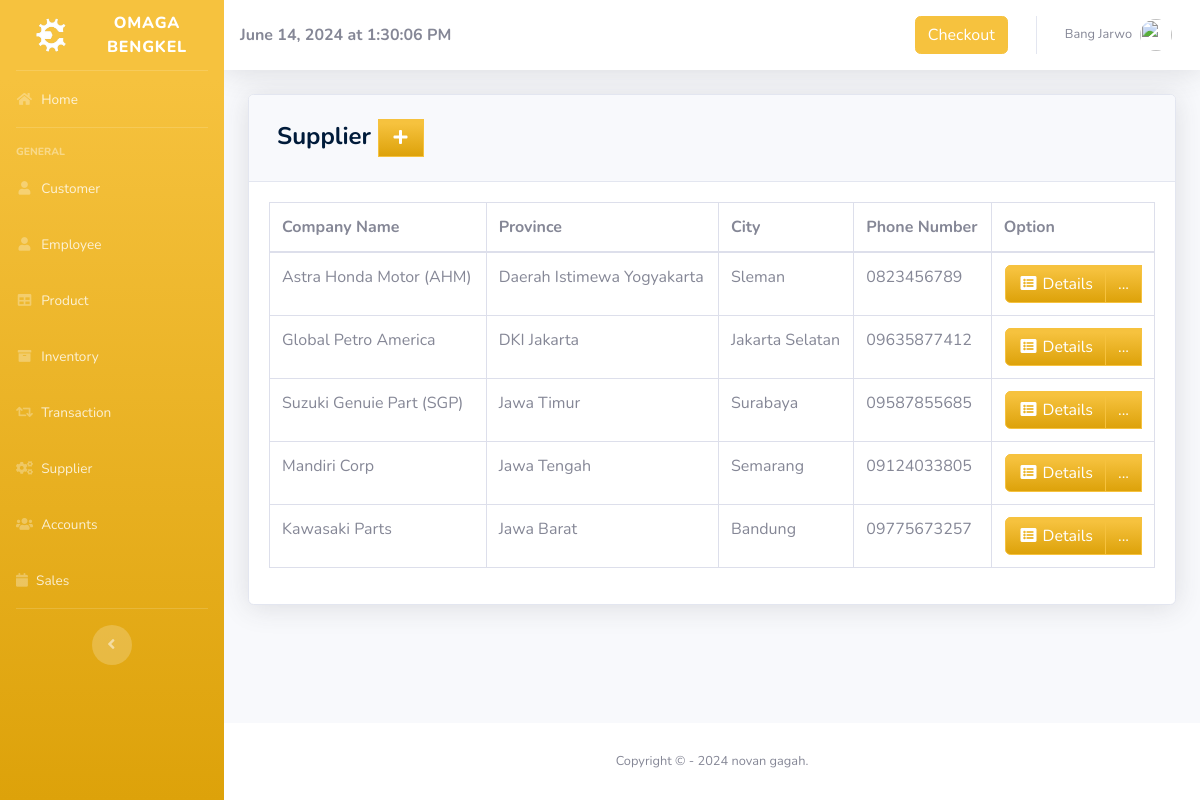
/pages/supplier.php (signed in), run on the app's committed database.
### tables this page shows
CREATE TABLE `supplier` (
  `SUPPLIER_ID` int(11) NOT NULL,
  `COMPANY_NAME` varchar(50) DEFAULT NULL,
  `LOCATION_ID` int(11) NOT NULL,
  `PHONE_NUMBER` varchar(11) DEFAULT NULL
);

CREATE TABLE `location` (
  `LOCATION_ID` int(11) NOT NULL,
  `PROVINCE` varchar(100) DEFAULT NULL,
  `CITY` varchar(100) DEFAULT NULL
);

### pages/supplier.php (the view, shortened to what this page needs)
<?php
include'../includes/connection.php';
include'../includes/sidebar.php';
?>
            <div class="card shadow mb-4">
            <div class="card-header py-3">
              <h4 class="m-2 font-weight-bold text-primary">Supplier&nbsp;<a  href="#" data-toggle="modal" data-target="#supplierModal" type="button" class="btn btn-warning bg-gradient-warning" style="border-radius: 0px;"><i class="fas fa-fw fa-plus"></i></a></h4>
            </div>
            <div class="card-body">
              <div class="table-responsive">
                <table class="table table-bordered" id="dataTable" width="100%" cellspacing="0">
               <thead>
                   <tr>
                       <th>Company Name</th>
                       <th>Province</th>
                       <th>City</th>
                       <th>Phone Number</th>
                       <th>Option</th>
                   </tr>
               </thead>
          <tbody>
<?php
    $query = 'SELECT SUPPLIER_ID, COMPANY_NAME, l.PROVINCE, l.CITY, PHONE_NUMBER FROM supplier s join location l on s.LOCATION_ID=l.LOCATION_ID';
        $result = mysqli_query($db, $query) or die (mysqli_error($db));
            while ($row = mysqli_fetch_assoc($result)) {
                echo '<tr>';
                echo '<td>'. $row['COMPANY_NAME'].'</td>';
                echo '<td>'. $row['PROVINCE'].'</td>';
                echo '<td>'. $row['CITY'].'</td>';
                echo '<td>'. $row['PHONE_NUMBER'].'</td>';
                      echo '<td align="right"> <div class="btn-group">
                              <a type="button" class="btn btn-warning bg-gradient-warning" href="sup_searchfrm.php?action=edit & id='.$row['SUPPLIER_ID'] . '"><i class="fas fa-fw fa-list-alt"></i> Details</a>
                            <div class="btn-group">
                              <a type="button" class="btn btn-warning bg-gradient-warning dropdown no-arrow" data-toggle="dropdown" style="color:white;">
                              ... <span class="caret"></span></a>
                            <ul class="dropdown-menu text-center" role="menu">
                                <li>
                                  <a type="button" class="btn btn-warning bg-gradient-warning btn-block" style="border-radius: 0px;" href="sup_edit.php?action=edit & id='.$row['SUPPLIER_ID']. '">
                                    <i class="fas fa-fw fa-edit"></i> Edit
                                  </a>
                                </li>
                                <li>
                                <form action="sup_del.php" method="POST" style="display:inline;">
                                <input type="hidden" name="SUPPLIER_ID" value="'.$row['SUPPLIER_ID'].'">
                                  <button type="submit" class="btn btn-danger bg-gradient-danger btn-block" style="border-radius: 0px;">
                                    <i class="fas fa-fw fa-trash"></i> Delete
                                  </button>
                                </form>
                                </li>
                            </ul>
                            </div>
                          </div> </td>';
                      echo '</tr> ';
                        }
?>
                                </tbody>
                            </table>
                        </div>
                    </div>
                  </div>
<?php
include'../includes/footer.php';
?>

### includes/sidebar.php (shortened to what this page needs)
<!DOCTYPE html>
<html lang="en">
<head>
  <link href="../vendor/fontawesome-free/css/all.min.css" rel="stylesheet" type="text/css">
  <link href="../css/sb-admin-2.min.css" rel="stylesheet">
  <link href="../vendor/datatables/dataTables.bootstrap4.min.css" rel="stylesheet">
</head>
<body id="page-top">
  <div id="wrapper">
    <ul class="navbar-nav bg-gradient-warning sidebar sidebar-dark accordion" id="accordionSidebar">
      <a class="sidebar-brand d-flex align-items-center justify-content-center" href="index.php">
        <div class="sidebar-brand-icon">
        <img src="../img/mechanic.png" style="width: 70px; height:  70px;">
        </div>
        <div class="sidebar-brand-text mx-3">Omaga Bengkel</div>
      </a>
      <hr class="sidebar-divider my-0">
      <li class="nav-item">
        <a class="nav-link" href="index.php">
          <i class="fas fa-fw fa-home"></i>
          <span>Home</span></a>
      </li>
      <hr class="sidebar-divider">
      <div class="sidebar-heading">
        General
      </div>
      <li class="nav-item">
        <a class="nav-link" href="customer.php">
          <i class="fas fa-fw fa-user"></i>
          <span>Customer</span></a>
      </li>
      <li class="nav-item">
        <a class="nav-link" href="employee.php">
          <i class="fas fa-fw fa-user"></i>
          <span>Employee</span></a>
      </li>
      <li class="nav-item">
        <a class="nav-link" href="product.php">
          <i class="fas fa-fw fa-table"></i>
          <span>Product</span></a>
      </li>
      <li class="nav-item">
        <a class="nav-link" href="inventory.php">
          <i class="fas fa-fw fa-archive"></i>
          <span>Inventory</span></a>
      </li>
      <li class="nav-item">
        <a class="nav-link" href="transaction.php">
          <i class="fas fa-fw fa-retweet"></i>
          <span>Transaction</span></a>
      </li>
      <li class="nav-item">
        <a class="nav-link" href="supplier.php">
          <i class="fas fa-fw fa-cogs"></i>
          <span>Supplier</span></a>
      </li>
      <li class="nav-item">
        <a class="nav-link" href="user.php">
          <i class="fas fa-fw fa-users"></i>
          <span>Accounts</span></a>
      </li>
      <li class="nav-item">
        <a class="nav-link" href="sales.php">
        <i class="fa fa-calendar"></i>
          <span>Sales</span></a>
      </li>
      <hr class="sidebar-divider d-none d-md-block">
      <div class="text-center d-none d-md-inline">
        <button class="rounded-circle border-0" id="sidebarToggle"></button>
      </div>
    </ul>
    <?php include_once 'topbar.php'; ?>

### includes/topbar.php (shortened to what this page needs)
<div id="content-wrapper" class="d-flex flex-column">
  <div id="content">
    <nav class="navbar navbar-expand navbar-light bg-white topbar mb-4 static-top shadow">
      <strong id="clock"><?php echo date("F j, Y, g:i a"); ?></strong>
      <ul class="navbar-nav ml-auto">
        <li class="nav-item dropdown no-arrow">
          <a class="nav-link" href="pos.php" role="button">
          <button class="btn btn-warning btn-user btn-block small">Checkout</button>
          </a>
        </li>
        <li class="nav-item dropdown no-arrow">
          <a class="nav-link dropdown-toggle" href="#" id="userDropdown" role="button" data-toggle="dropdown" aria-haspopup="true" aria-expanded="false">
            <span class="mr-2 d-none d-lg-inline text-gray-600 small"><?php echo  $_SESSION['FIRST_NAME']. ' '.$_SESSION['LAST_NAME'] ;?></span>
            <img class="img-profile rounded-circle"
            <?php
              if($_SESSION['GENDER']=='Male'){
                echo 'src="https://encrypted-tbn0.gstatic.com/images?q=tbn:ANd9GcTS0rikanm-OEchWDtCAWQ_s1hQq1nOlQUeJr242AdtgqcdEgm0Dg"';
              }else{
                echo 'src="https://encrypted-tbn0.gstatic.com/images?q=tbn:ANd9GcSNngF0RFPjyGl4ybo78-XYxxeap88Nvsyj1_txm6L4eheH8ZBu"';
              }
            ?>>
          </a>
        </li>
      </ul>
    </nav>
    <div class="container-fluid">

### includes/footer.php (shortened to what this page needs)
        </div>
      </div>
      <footer class="sticky-footer bg-white">
        <div class="container my-auto">
          <div class="copyright text-center my-auto">
              <span>Copyright ©  - <?php echo date("Y"); ?> novan gagah.</span>
          </div>
        </div>
      </footer>
    </div>
  </div>
</body>
</html>

### data on the page
supplier: COMPANY_NAME "Astra Honda Motor (AHM)", LOCATION_ID.PROVINCE "Daerah Istimewa Yogyakarta", LOCATION_ID.CITY "Sleman", PHONE_NUMBER "0823456789"
supplier: COMPANY_NAME "Global Petro America", LOCATION_ID.PROVINCE "DKI Jakarta", LOCATION_ID.CITY "Jakarta Selatan", PHONE_NUMBER "09635877412"
supplier: COMPANY_NAME "Suzuki Genuie Part (SGP)", LOCATION_ID.PROVINCE "Jawa Timur", LOCATION_ID.CITY "Surabaya", PHONE_NUMBER "09587855685"
supplier: COMPANY_NAME "Mandiri Corp", LOCATION_ID.PROVINCE "Jawa Tengah", LOCATION_ID.CITY "Semarang", PHONE_NUMBER "09124033805"
supplier: COMPANY_NAME "Kawasaki Parts", LOCATION_ID.PROVINCE "Jawa Barat", LOCATION_ID.CITY "Bandung", PHONE_NUMBER "09775673257"

### other printed values
$_SESSION['FIRST_NAME'] "Bang"
$_SESSION['LAST_NAME'] "Jarwo"
